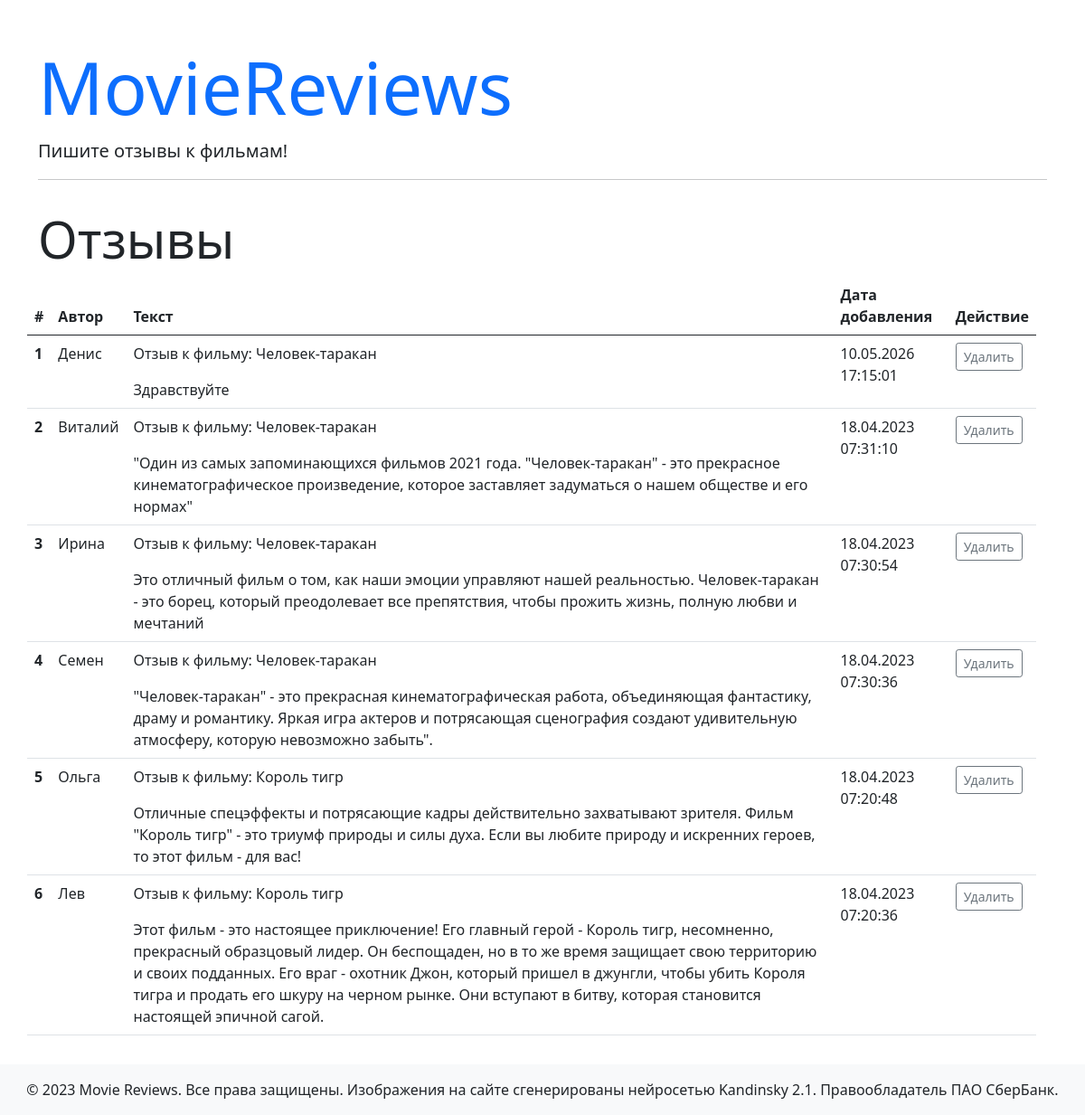
The app's page /reviews with its own data.
### models.py (models this page shows)
class Review(db.Model):
    id = db.Column(db.Integer, primary_key=True, nullable=False)
    name = db.Column(db.String(255), nullable=False)
    text = db.Column(db.Text, nullable=False)
    created_date = db.Column(db.DateTime, default=datetime.now())
    score = db.Column(db.Integer, nullable=False)
    movie = db.relationship('Movie', back_populates='reviews')
    movie_id = db.Column(db.Integer, db.ForeignKey('movie.id'))

class Movie(db.Model):
    id = db.Column(db.Integer, primary_key=True, nullable=False)
    title = db.Column(db.String(255), nullable=False)
    description = db.Column(db.Text, nullable=False)
    image = db.Column(db.String(255))
    reviews = db.relationship('Review', back_populates='movie')

### views.py (the view)
@app.route('/reviews')
def reviews():
    reviews = Review.query.order_by(Review.created_date.desc()).all()
    return render_template('reviews.html', reviews=reviews)

### templates/reviews.html
{% extends 'base.html' %}
{% block content %}
  <div class="row mb-3">
    <h1 class="mt-3 display-4">Отзывы</h1>
    <table class="table table-hover">
      <thead>
      <tr>
        <th scope="col">#</th>
        <th scope="col">Автор</th>
        <th scope="col">Текст</th>
        <th scope="col">Дата добавления</th>
        <th scope="col">Действие</th>
      </tr>
      </thead>
      <tbody>
        {% for review in reviews %}
          <tr>
            <th scope="row">{{ loop.index }}</th>
            <td>
              {{ review.name }}
            </td>
            <td>
              <p>Отзыв к фильму: {{review.movie.title}}</p>
              {{ review.text }}
            </td>
            <td>
              {{ review.created_date.strftime('%d.%m.%Y %H:%M:%S') }}
            </td>
            <td>
              <a href="{{ url_for('delete_review', id=review.id) }}" class="btn btn-sm btn-outline-secondary">Удалить</a>
            </td>
          </tr>
        {% endfor %}
      </tbody>
    </table>
  </div>
{% endblock %}

### templates/base.html (shortened to what this page needs)
<!DOCTYPE html>
<html lang="ru">
  <head>
    <link href="https://cdn.jsdelivr.net/npm/bootstrap@5.0.2/dist/css/bootstrap.min.css" rel="stylesheet">
  </head>
  <body>
    <div class="container">
      <h1 class="mt-5 display-1"><a href="{{ url_for('index') }}" class="text-decoration-none">MovieReviews</a></h1>
      <p class="lead">Пишите отзывы к фильмам!</p>
      <hr>
      <div class="row">
        {% block content %}{% endblock %}
      </div>
    </div>
    <footer id="footer" class="bg-light text-center py-3">
      &copy; 2023 Movie Reviews. Все права защищены. Изображения на сайте сгенерированы нейросетью Kandinsky 2.1. Правообладатель ПАО СберБанк.
    </footer>
  </body>
</html>

### records on screen
Review: name "Денис", movie "Человек-таракан", text "Здравствуйте", created_date "10.05.2026 17:15:01"
Review: name "Виталий", movie "Человек-таракан", text "\"Один из самых запоминающихся фильмов 2021 года. \"Человек-таракан\" - это прекрасное кинематографическое произведение, которое заставляет задуматься о нашем обществе и его нормах\"", created_date "18.04.2023 07:31:10"
Review: name "Ирина", movie "Человек-таракан", text "Это отличный фильм о том, как наши эмоции управляют нашей реальностью. Человек-таракан - это борец, который преодолевает все препятствия, чтобы прожить жизнь, полную любви и мечтаний", created_date "18.04.2023 07:30:54"
Review: name "Семен", movie "Человек-таракан", text "\"Человек-таракан\" - это прекрасная кинематографическая работа, объединяющая фантастику, драму и романтику. Яркая игра актеров и потрясающая сценография создают удивительную атмосферу, которую невозможно забыть\".", created_date "18.04.2023 07:30:36"
Review: name "Ольга", movie "Король тигр", text "Отличные спецэффекты и потрясающие кадры действительно захватывают зрителя. Фильм \"Король тигр\" - это триумф природы и силы духа. Если вы любите природу и искренних героев, то этот фильм - для вас!", created_date "18.04.2023 07:20:48"
Review: name "Лев", movie "Король тигр", text "Этот фильм - это настоящее приключение! Его главный герой - Король тигр, несомненно, прекрасный образцовый лидер. Он беспощаден, но в то же время защищает свою территорию и своих подданных. Его враг - охотник Джон, который пришел в джунгли, чтобы убить Короля тигра и продать его шкуру на черном рынке. Они вступают в битву, которая становится настоящей эпичной сагой.", created_date "18.04.2023 07:20:36"
